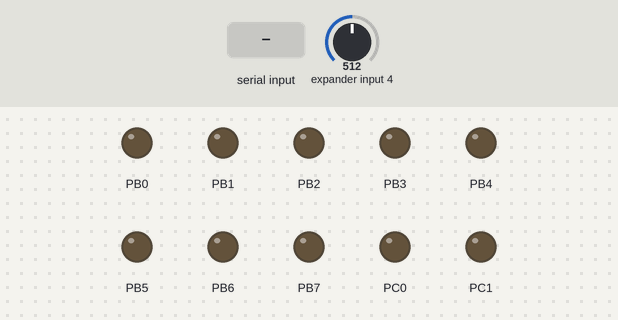
Recording of a program running on a simulated ATmega328P, built with avr-gcc and emulated at 16 MHz. Shown: output pins drawn as LEDs (lit = HIGH). The test bench sets the inputs (shaded band); at power-on: expander input 4 = 512. What the program prints to the serial monitor is not drawn.

Above: at 1.2 s.
1.3 s: "1\n" received over Serial
At 2.5 s:
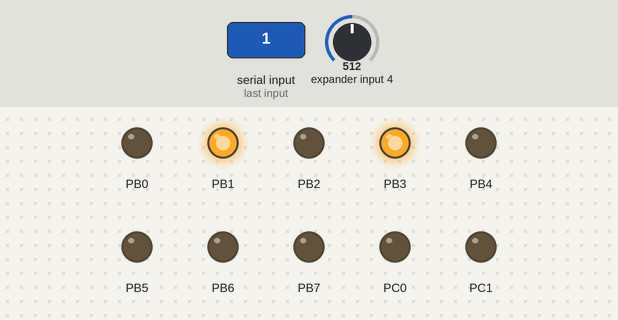
Timing chart, 0 to 4.3 s (numbered marks = the images above; inputs shaded):
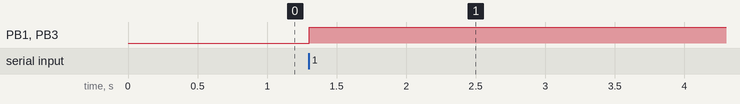

The program:

main.c
```c
/*
 * Lab6.c
 *
 * Created: 22/04/2025 12:08:49
 * Author : rodri
 */
#define F_CPU 16000000
#include <avr/io.h>
#include <util/delay.h>
#include <avr/interrupt.h>
#include "ADC/ADC.h"

void initUART9600(void);
void writeUART(char Caracter);
void writeTEXTUART(char * Texto);
uint8_t valueadc = 0;
volatile uint8_t buffertx;
uint8_t	flag = 0;


int main(void)
{
	cli();
	initUART9600();
	SETUPADC();
	sei();
	/* Replace with your application code */
	while (1)
	{
		writeUART('\n');
		writeTEXTUART("Menu");
		writeUART('\n');
		writeTEXTUART("1. Leer Potenciometro");
		writeUART('\n');
		writeTEXTUART("2. Enviar ASCII");
		writeUART('\n');
		while(flag == 0); // FIN MENU
		if(flag == 1){	//Modo potenciometro
			writeTEXTUART("El valor del potenciometro es:");
			// Rutinas para convertir el valor
			 uint8_t c = 0;
			 uint8_t d = 0;
			 uint8_t u = 0;

			 // Copiamos el valor leído a una variable local
			 uint8_t val = valueadc;

			 // Calcular centenas, decenas y unidades
			 c = val / 100;
			 val = val % 100;

			 d = val / 10;
			 u = val % 10;

			 // Mostrar por UART
			 writeUART(c + '0');
			 writeUART(d + '0');
			 writeUART(u + '0');
			 writeUART('\n');
			 flag = 0;
		}// Fin de modo potenciometro
		else {
			if(flag == 2){
				writeTEXTUART("Introduce el caracter: ");
				while(flag == 2);
				writeUART((char) buffertx);
				writeUART('\n');
			}// Fin de modo ASCII
			else{
				writeTEXTUART("Elija un modo valido\n");
				flag = 0;

				}// Modo error
		}//Modo final

	}// Modo menu
} // While
void initUART9600(void){
	DDRB = 0xFF;			// Definimos Puerto B como salida
	DDRC = 0;
	DDRC |= (1 << DDC1) |(1 << DDC0); // Definimos Puerto C
	PORTB = 0x00;			// Puerto B inicialmente apagado
	// Configurar PD0 como entrada y PD1 como salida
	DDRD &= ~(1 << DDD0);
	DDRD |= (1 << DDD1);
	// Configuración UCSR0A
	UCSR0A = 0;
	//Configurar el UCSR0B, interrupción al recibir, habilitar recepción.
	UCSR0B = 0;
	UCSR0B |= (1 << RXCIE0) | (1 << RXEN0) |(1 << TXEN0);
	//Configurar UCSR0C, ASINCRONO, PARIEDAD NONE, 1 BIT STOP, DATA 8 BITS
	UCSR0C = 0;
	UCSR0C |= (1 << UCSZ01) | (1 << UCSZ00);
	//Configurar velocidad de Baudrate: 9600 @16Mhz
	UBRR0 = 103;
}
void writeUART(char Caracter) {
	while(!(UCSR0A & (1<<UDRE0))); //UCSR0A sea 1
	UDR0 = Caracter;
}

void writeTEXTUART(char* Texto) {
	for(uint8_t i = 0; *(Texto+i) != '\0'; i++)
	{
		writeUART(*(Texto+i));
	}
}

ISR(USART_RX_vect) {
	buffertx = UDR0;
	if(flag == 0){
		if(buffertx == '1'){ //Leemos si es la opción 1, cambiamos flag en consecuencia
			flag = 1;
		}
		else {
			if(buffertx == '2'){ //Leemos si es la opción 2, cambiamos flag en consecuencia
				flag = 2;
			}
			else {				// Entramos al modo error
				flag = 3;
			}
		}//Fin intercambio modos
	} // Fin menu
	else {						//Mostrar en leds
		PORTB = buffertx;
		PORTC = (buffertx>>6);
		flag = 0;
	}
}// Fin interrupción

ISR(ADC_vect){
	valueadc = ADCH; // Almacenar valor
	ADCSRA |= (1<<ADIF); // Apagar bandera
	ADCSRA |= (1<<ADSC); //Volver a iniciar
}
```

ADC.c
```c
/*
 * ADC.c
 *
 * Created: 7/04/2025 12:15:31
 *  Author: rodri
 */
#include "ADC.h"

void SETUPADC(void){
	//Deshabilitar el PC5 para iniciar lectura ADC
	DIDR0 = 0;
	DIDR0 = (1 << ADC5D);
	//Configuración inicial de ADC
	ADMUX = 0;
	ADMUX |= (1<<REFS0)|(1<<ADLAR)|(1 << MUX2)|(1 << MUX1); //Vcc ref (5V), 8 bits resolucion | Mux ADC6
	ADCSRA = 0;
	ADCSRA |= (1<<ADIE)|(1<<ADPS2)|(1<<ADPS1)|(1<<ADPS0); //Hab.Interrupción | Presc. 128 (125kHz)
	ADCSRA |= (1<<ADEN); // Enable
	ADCSRA |= (1<<ADSC); //Primer Inicio
}
```

ADC.h
```c
/*
 * ADC.h
 *
 * Created: 7/04/2025 12:15:12
 *  Author: rodri
 */

#include <avr/io.h>
#include <stdint.h>

#ifndef ADC_H_
#define ADC_H_
void SETUPADC(void);


#endif /* ADC_H_ */
```

Measured:
- after the input at 1.3 s, PB1, PB3: LOW → HIGH at once
